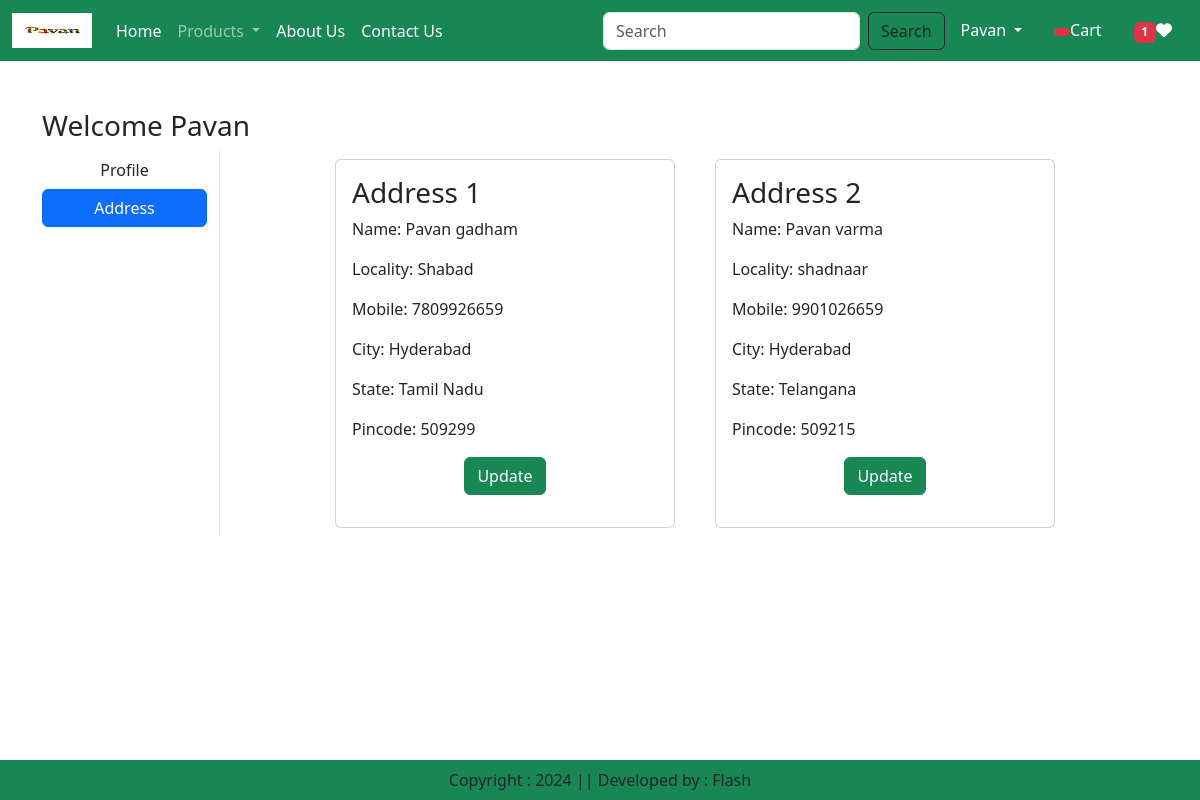
The app's page /address/ (signed in) with its own data.
### app/models.py (models this page shows, shortened)
class Customer(models.Model):
    user = models.ForeignKey(User, on_delete = models.CASCADE)
    name = models.CharField(max_length=200)
    locality = models.CharField(max_length=200)
    city = models.CharField(max_length=50)
    mobile = models.IntegerField(default=0)
    zipcode = models.IntegerField()
    state = models.CharField(choices=STATE_CHOICES, max_length=100)

### app/views.py (the view)
# urls.py: path("address/", views.address, name = "address"),
@login_required
def address(request):
    add = Customer.objects.filter(user=request.user)
    totalitem = 0
    wishitem = 0
    if request.user.is_authenticated:
        totalitem = len(Cart.objects.filter(user=request.user))
        wishitem = len(Wishlist.objects.filter(user=request.user))
    return render(request, 'app/address.html', locals())

### app/templates/app/address.html (shortened to what this page needs)
{% extends "app/base.html" %}
{% load static %}
{% block main-content %}
<div class="container my-5">
    <div class="row">
        <h3>Welcome <span class="text-capitalize">{{request.user}}</span></h3>
            <div class="col-sm-2 border-end">
                <ul class="list-unstyled">
                <li class="d-grid"><a href="{% url 'profile' %}" class="btn">Profile</a></li>
                <li class="d-grid"><a href="{% url 'address' %}" class="btn btn-primary">Address</a></li>
                </ul>
            </div>
            <div class="col-sm-8 offset-sm-1">
                <div class="row">
                    {% for ad in add %}
                    <div class="col-sm-6">
                        <div class="card m-2">
                            <div class="card-body">
                                <h3>Address {{forloop.counter}}</h3>
                                <p>Name: {{ad.name}}</p>
                                <p>Locality: {{ad.locality}}</p>
                                <p>Mobile: {{ad.mobile}}</p>
                                <p>City: {{ad.city}}</p>
                                <p>State: {{ad.state}}</p>
                                <p>Pincode: {{ad.zipcode}}</p>
                                <p class="text-center"><a href="{% url 'updateAddress' pk=ad.id %}" type="button" class="btn btn-success">Update</a></p>
                            </div>
                        </div>
                    </div>
                    {% endfor %}
                </div>
            </div>
    </div>
</div>
{% endblock main-content %}

### records on screen
Customer: name "Pavan gadham", locality "Shabad", mobile "7809926659", city "Hyderabad", state "Tamil Nadu", zipcode "509299"
Customer: name "Pavan varma", locality "shadnaar", mobile "9901026659", city "Hyderabad", state "Telangana", zipcode "509215"

### other values on screen
{{ wishitem }} "1"
{{ request.user }} "Pavan"
